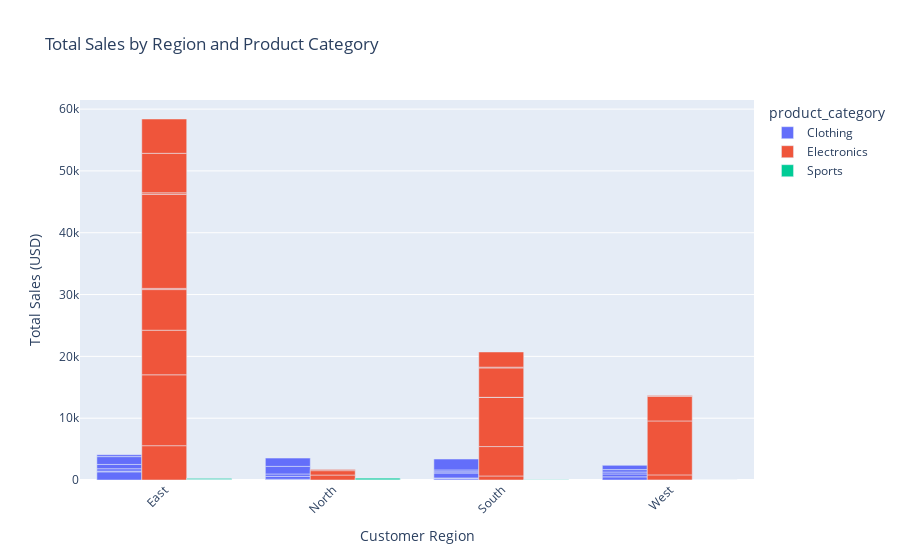

Here is the notebook cell this chart was saved with:
### Markdown cell above
Interactive Bar Chart: Total Sales by Region and Product Category

### Code cell
fig = px.bar(
    df_olap,
    x="customer_region",
    y="total_sales",
    color="product_category",
    barmode="group",
    title="Total Sales by Region and Product Category",
    labels={"customer_region": "Customer Region", "total_sales": "Total Sales (USD)"}
)
fig.update_layout(xaxis_tickangle=-45)
fig.show()

### Figure 1 — Plotly figure (JSON) as saved in the notebook; plotly's stock layout.template omitted (floating-point values rounded to 4 significant figures)
{"data": [{"alignmentgroup": "True", "hovertemplate": "product_category=Clothing<br>Customer Region=%{x}<br>Total Sales (USD)=%{y}<extra></extra>", "legendgroup": "Clothing", "marker": {"color": "#636efa", "pattern": {"shape": ""}}, "name": "Clothing", "offsetgroup": "Clothing", "orientation": "v", "showlegend": true, "textposition": "auto", "type": "bar", "x": ["East", "East", "East", "East", "East", "East", "North", "North", "North", "North", "North", "South", "South", "South", "South", "South", "South", "South", "West", "West", "West", "West", "West"], "xaxis": "x", "y": [1318.0, 117.3, 387.9, 694.3, 1264.0, 301.7, 117.3, 469.1, 387.9, 1230.0, 1340.0, 195.5, 67.02, 78.2, 787.5, 195.5, 301.7, 1762.0, 507.5, 469.1, 312.8, 391.0, 690.3], "yaxis": "y"}, {"alignmentgroup": "True", "hovertemplate": "product_category=Electronics<br>Customer Region=%{x}<br>Total Sales (USD)=%{y}<extra></extra>", "legendgroup": "Electronics", "marker": {"color": "#EF553B", "pattern": {"shape": ""}}, "name": "Electronics", "offsetgroup": "Electronics", "orientation": "v", "showlegend": true, "textposition": "auto", "type": "bar", "x": ["East", "East", "East", "East", "East", "East", "East", "East", "East", "North", "North", "North", "South", "South", "South", "South", "South", "South", "South", "West", "West", "West", "West", "West"], "xaxis": "x", "y": [5552.0, 11470.0, 7213.0, 6571.0, 194.6, 15210.0, 251.2, 6390.0, 5552.0, 800.8, 711.8, 178.0, 649.7, 4759.0, 7939.0, 25.12, 4759.0, 125.6, 2455.0, 12.56, 815.9, 8724.0, 3966.0, 138.2], "yaxis": "y"}, {"alignmentgroup": "True", "hovertemplate": "product_category=Sports<br>Customer Region=%{x}<br>Total Sales (USD)=%{y}<extra></extra>", "legendgroup": "Sports", "marker": {"color": "#00cc96", "pattern": {"shape": ""}}, "name": "Sports", "offsetgroup": "Sports", "orientation": "v", "showlegend": true, "textposition": "auto", "type": "bar", "x": ["East", "East", "East", "North", "North", "South", "West"], "xaxis": "x", "y": [138.5, 39.56, 98.9, 178.0, 158.2, 39.56, 19.78], "yaxis": "y"}], "layout": {"barmode": "group", "legend": {"title": {"text": "product_category"}, "tracegroupgap": 0}, "title": {"text": "Total Sales by Region and Product Category"}, "xaxis": {"anchor": "y", "domain": [0, 1], "tickangle": -45, "title": {"text": "Customer Region"}}, "yaxis": {"anchor": "x", "domain": [0, 1], "title": {"text": "Total Sales (USD)"}}}}
